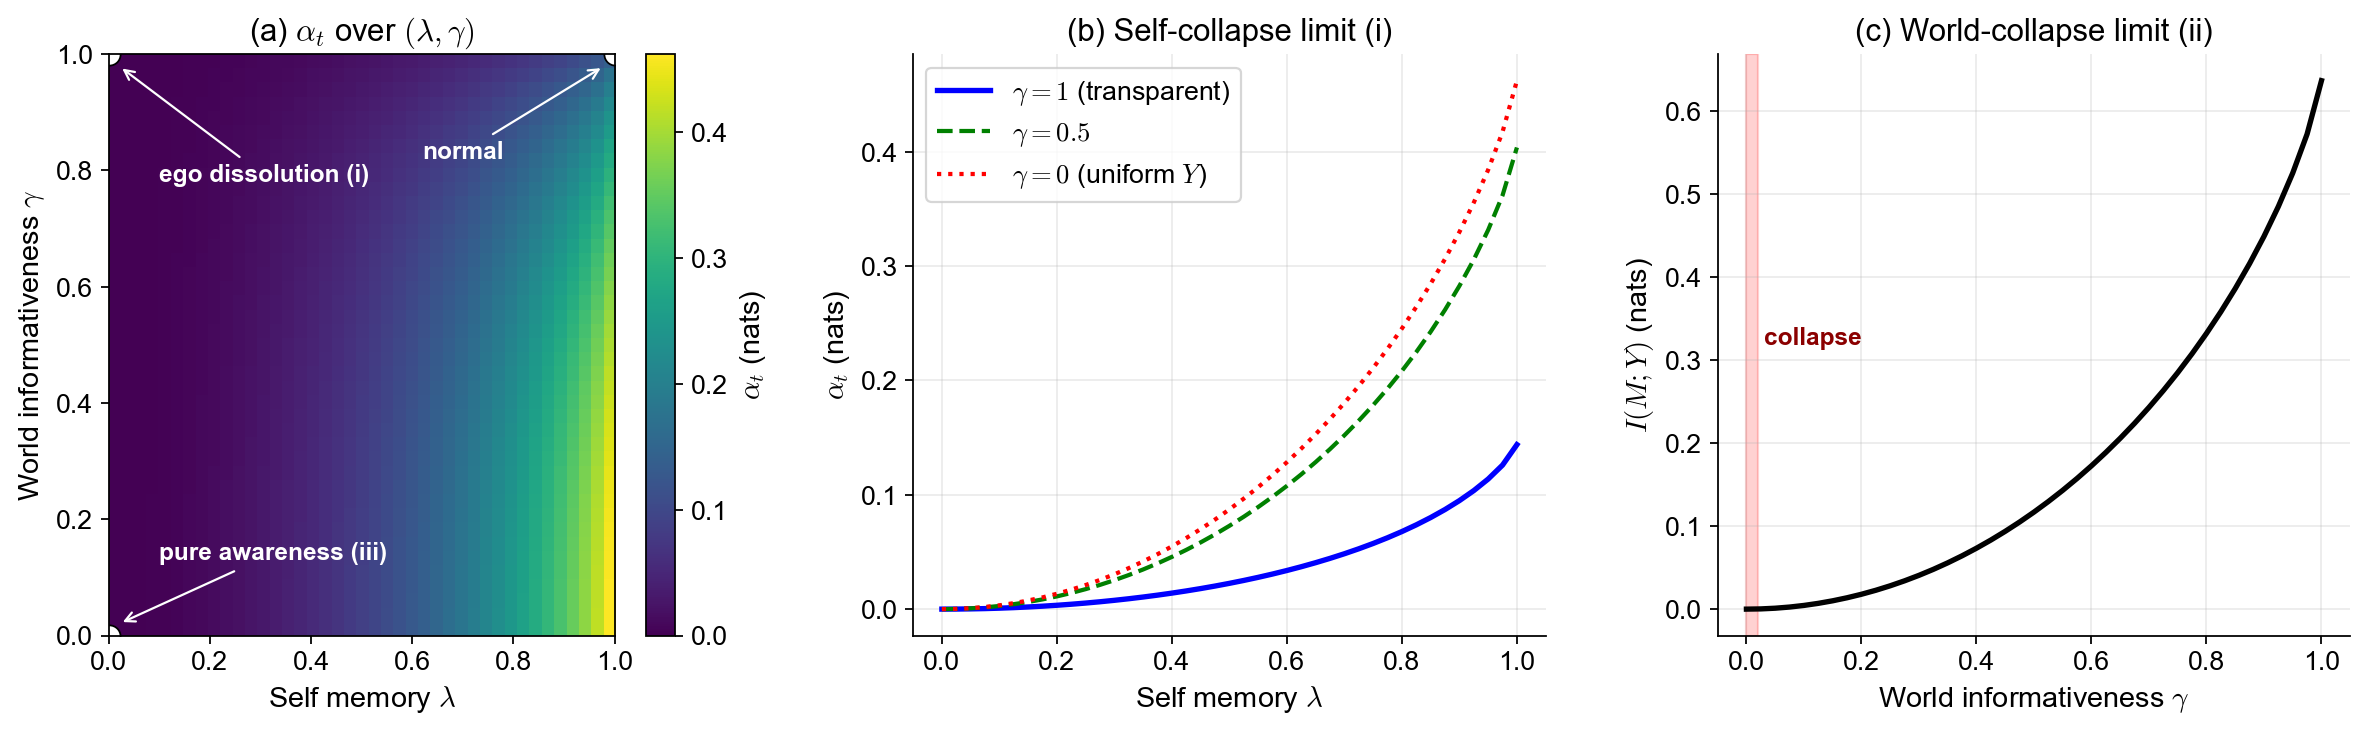

Recreate this plot in Python.
"""
Figure B: Numerical visualisation of Proposition prop:dissolution.

Two independent axes:
  - self memory strength lambda in [0, 1]
      lambda=1: memoryful policy, lambda=0: reactive baseline
  - world informativeness gamma in [0, 1]
      gamma=1: deterministic observation, gamma=0: uniform observation

Plots:
  (a) alpha_t heatmap over (lambda, gamma), with corners labelled
      by the Dissolution-Limits phenomenology
  (b) alpha_t vs lambda at fixed gamma — "ego dissolution" axis (i)
  (c) I(M; Y) vs gamma — "world-collapse" axis (ii); combined
      (0,0) corner is pure awareness (iii)
"""
import numpy as np
import matplotlib.pyplot as plt

plt.rcParams.update({
    'font.family':       'sans-serif',
    'font.sans-serif':   ['Helvetica', 'Arial', 'DejaVu Sans'],
    'font.size':         13,
    'axes.titlesize':    14,
    'axes.labelsize':    13,
    'xtick.labelsize':   12,
    'ytick.labelsize':   12,
    'legend.fontsize':   12,
    'mathtext.fontset':  'cm',
})

np.random.seed(0)

n_mu, n_y, n_a = 3, 2, 2
p_m = np.ones(n_mu) / n_mu

# Fully memoryful policy (depends on both M and Y)
pi_full = np.array([
    [[1.0, 0.0], [0.0, 1.0]],   # M=0
    [[0.0, 1.0], [1.0, 0.0]],   # M=1
    [[0.5, 0.5], [0.5, 0.5]],   # M=2
])


def obs_model(gamma):
    """gamma=1 gives a deterministic Y=f(M); gamma=0 gives uniform Y."""
    base = np.array([[1.0, 0.0],
                     [0.0, 1.0],
                     [1.0, 0.0]])
    uniform = np.full((n_mu, n_y), 1.0 / n_y)
    return gamma * base + (1 - gamma) * uniform


def mixed_policy(lam):
    """pi_lambda = lam * pi_full + (1 - lam) * pi_reflex, where
       pi_reflex(a|y) = sum_m p(m) pi_full(a|m,y) (m-independent)."""
    pi_reflex_ay = np.einsum('m,mya->ya', p_m, pi_full)
    pi_reflex = np.broadcast_to(pi_reflex_ay[None, :, :], pi_full.shape).copy()
    return lam * pi_full + (1 - lam) * pi_reflex


def alpha_from_policy(pi, p_y_given_m):
    p_y = np.einsum('m,my->y', p_m, p_y_given_m)
    p_m_given_y = np.einsum('m,my->my', p_m, p_y_given_m) / p_y[None, :]
    p_a_given_y = np.einsum('my,mya->ya', p_m_given_y, pi)
    tot = 0.0
    for yi in range(n_y):
        for mi in range(n_mu):
            for ai in range(n_a):
                p = pi[mi, yi, ai]
                pb = p_a_given_y[yi, ai]
                if p > 1e-15 and pb > 1e-15:
                    tot += p_y[yi] * p_m_given_y[mi, yi] * p * np.log(p / pb)
    return tot


def world_info(p_y_given_m):
    p_y = np.einsum('m,my->y', p_m, p_y_given_m)
    tot = 0.0
    for mi in range(n_mu):
        for yi in range(n_y):
            p = p_y_given_m[mi, yi]
            if p > 1e-15 and p_y[yi] > 1e-15:
                tot += p_m[mi] * p * np.log(p / p_y[yi])
    return tot


lams = np.linspace(0, 1, 41)
gammas = np.linspace(0, 1, 41)

alpha_grid = np.zeros((len(gammas), len(lams)))
for gi, g in enumerate(gammas):
    pym = obs_model(g)
    for li, lam in enumerate(lams):
        alpha_grid[gi, li] = alpha_from_policy(mixed_policy(lam), pym)

world_info_arr = np.array([world_info(obs_model(g)) for g in gammas])

fig, axes = plt.subplots(1, 3, figsize=(15, 4.8))

im = axes[0].imshow(alpha_grid, origin='lower', aspect='auto',
                    extent=[lams[0], lams[-1], gammas[0], gammas[-1]],
                    cmap='viridis')
axes[0].set_xlabel(r'Self memory $\lambda$')
axes[0].set_ylabel(r'World informativeness $\gamma$')
axes[0].set_title(r'(a) $\alpha_t$ over $(\lambda,\gamma)$')
cbar = plt.colorbar(im, ax=axes[0])
cbar.set_label(r'$\alpha_t$ (nats)')
axes[0].plot([0], [0], 'wo', ms=10, mec='black', mew=0.8)
axes[0].annotate('pure awareness (iii)', xy=(0.02, 0.02), xytext=(0.10, 0.13),
                 color='white', fontsize=11, fontweight='bold',
                 arrowprops=dict(arrowstyle='->', color='white', lw=1.0))
axes[0].plot([0], [1], 'wo', ms=10, mec='black', mew=0.8)
axes[0].annotate('ego dissolution (i)', xy=(0.02, 0.98), xytext=(0.10, 0.78),
                 color='white', fontsize=11, fontweight='bold',
                 arrowprops=dict(arrowstyle='->', color='white', lw=1.0))
axes[0].plot([1], [1], 'wo', ms=10, mec='black', mew=0.8)
axes[0].annotate('normal', xy=(0.98, 0.98), xytext=(0.62, 0.82),
                 color='white', fontsize=11, fontweight='bold',
                 arrowprops=dict(arrowstyle='->', color='white', lw=1.0))

axes[1].plot(lams, alpha_grid[-1, :], 'b-',  lw=2.4, label=r'$\gamma = 1$ (transparent)')
axes[1].plot(lams, alpha_grid[len(gammas) // 2, :], 'g--', lw=1.9,
             label=r'$\gamma = 0.5$')
axes[1].plot(lams, alpha_grid[0, :],  'r:', lw=1.9, label=r'$\gamma = 0$ (uniform $Y$)')
axes[1].set_xlabel(r'Self memory $\lambda$')
axes[1].set_ylabel(r'$\alpha_t$ (nats)')
axes[1].set_title(r'(b) Self-collapse limit (i)')
axes[1].legend(loc='upper left')
axes[1].grid(alpha=0.25)
for s in ('top', 'right'):
    axes[1].spines[s].set_visible(False)

axes[2].plot(gammas, world_info_arr, 'k-', lw=2.4)
axes[2].set_xlabel(r'World informativeness $\gamma$')
axes[2].set_ylabel(r'$I(M; Y)$ (nats)')
axes[2].set_title(r'(c) World-collapse limit (ii)')
axes[2].grid(alpha=0.25)
axes[2].axvspan(0, 0.02, color='red', alpha=0.18)
axes[2].text(0.03, world_info_arr.max() * 0.5, 'collapse',
             fontsize=11, fontweight='bold', color='darkred', ha='left')
for s in ('top', 'right'):
    axes[2].spines[s].set_visible(False)

plt.tight_layout()
plt.savefig('fig_dissolution.pdf', bbox_inches='tight')
plt.savefig('fig_dissolution.png', dpi=160, bbox_inches='tight')
plt.close()
print(f'alpha range: [{alpha_grid.min():.4f}, {alpha_grid.max():.4f}]')
print(f'I(M;Y) range: [{world_info_arr.min():.4f}, {world_info_arr.max():.4f}]')
print('Figure B saved.')
